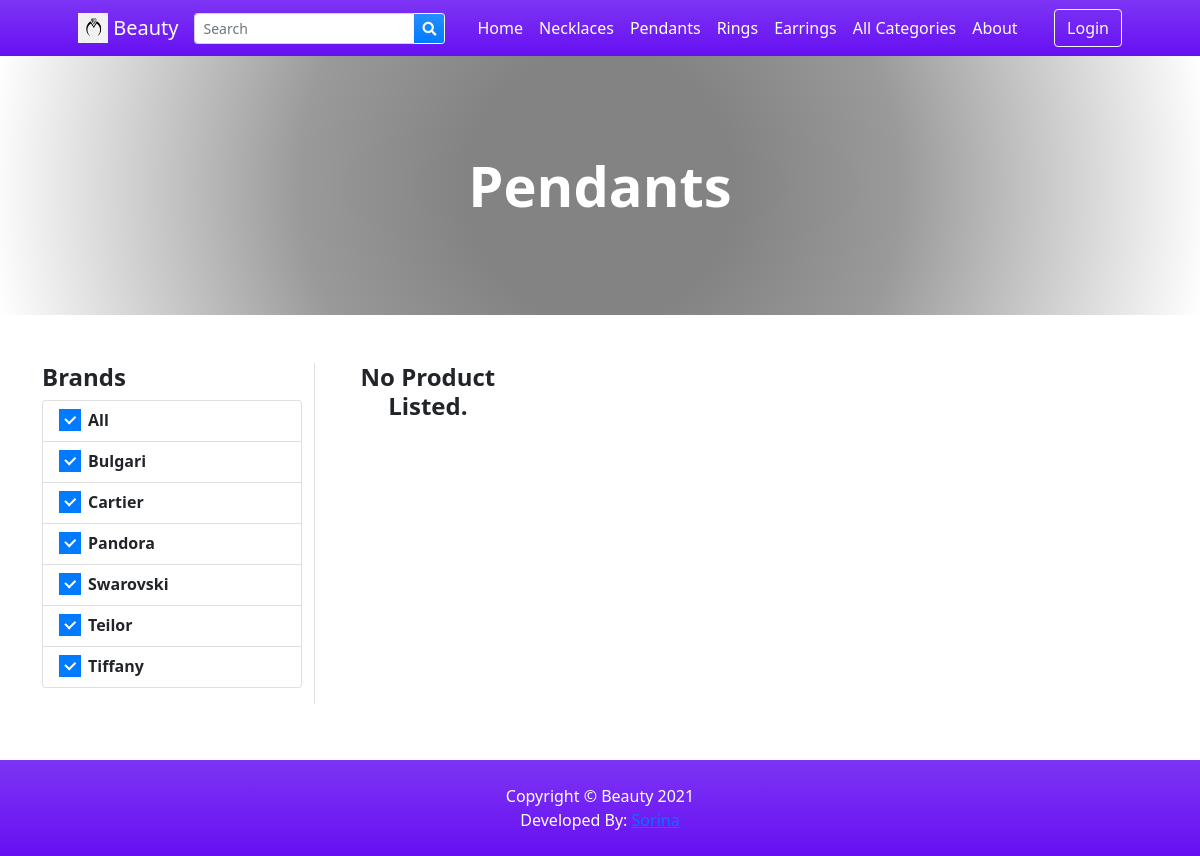
The app's page /?p=products&c=c81e728d9d4c2f636f067f89cc14862c with its own data.
### tables this page shows
CREATE TABLE `categories` (
  `id` int(30) NOT NULL,
  `category` varchar(250) NOT NULL,
  `description` text DEFAULT NULL,
  `status` tinyint(1) NOT NULL DEFAULT 1,
  `delete_flag` tinyint(1) NOT NULL DEFAULT 0,
  `date_created` datetime NOT NULL DEFAULT current_timestamp()
);

CREATE TABLE `brands` (
  `id` int(30) NOT NULL,
  `name` varchar(250) NOT NULL,
  `description` text DEFAULT NULL,
  `image_path` text DEFAULT NULL,
  `status` tinyint(1) NOT NULL DEFAULT 1,
  `delete_flag` tinyint(1) NOT NULL DEFAULT 0,
  `date_created` datetime NOT NULL DEFAULT current_timestamp()
);

### classes/DBConnection.php (called while the page is built, shortened)
<?php
class DBConnection{
    private $host = DB_SERVER;
    private $username = DB_USERNAME;
    private $password = DB_PASSWORD;
    private $database = DB_NAME;
    public $conn;
    public function __construct(){
        if (!isset($this->conn)) {
            $this->conn = new mysqli($this->host, $this->username, $this->password, $this->database);
        }
    }
}
?>

### classes/SystemSettings.php (called while the page is built, shortened)
<?php
class SystemSettings extends DBConnection{
	function userdata($field = ''){
		if(!empty($field)){
			if(isset($_SESSION['userdata'][$field]))
				return $_SESSION['userdata'][$field];
			else
				return null;
		}else{
			return false;
		}
	}
	function info($field=''){
		if(!empty($field)){
			if(isset($_SESSION['system_info'][$field]))
				return $_SESSION['system_info'][$field];
			else
				return false;
		}else{
			return false;
		}
	}
}
$_settings = new SystemSettings();
?>

### config.php (called while the page is built, shortened)
<?php
require_once('classes/DBConnection.php');
require_once('classes/SystemSettings.php');
function validate_image($file){
	if(!empty($file)){
        $ex = explode("?",$file);
        $file = $ex[0];
        $ts = isset($ex[1]) ? "?".$ex[1] : '';
		if(is_file(base_app.$file)){
			return base_url.$file.$ts;
		}else{
			return base_url.'dist/img/no-image-available.png';
		}
	}else{
		return base_url.'dist/img/no-image-available.png';
	}
}
?>

### products.php (the view, shortened to what this page needs)
<?php
$title = "";
if(isset($_GET['c']) && isset($_GET['s'])){
    $cat_qry = $conn->query("SELECT * FROM categories where md5(id) = '{$_GET['c']}'");
    if($cat_qry->num_rows > 0){
        $result =$cat_qry->fetch_assoc();
        $title = $result['category'];
        $cat_description = $result['description'];
    }
 $sub_cat_qry = $conn->query("SELECT * FROM sub_categories where md5(id) = '{$_GET['s']}'");
    if($sub_cat_qry->num_rows > 0){
        $result =$sub_cat_qry->fetch_assoc();
        $sub_title = $result['sub_category'];
        $sub_cat_description = $result['description'];
    }
}
elseif(isset($_GET['c'])){
    $cat_qry = $conn->query("SELECT * FROM categories where md5(id) = '{$_GET['c']}'");
    if($cat_qry->num_rows > 0){
        $result =$cat_qry->fetch_assoc();
        $title = $result['category'];
    }
}
?>
<header class="bg-dark py-5" id="main-header">
    <div class="container px-4 px-lg-5 my-5">
        <div class="text-center text-white">
            <h1 class="display-4 fw-bolder"><?php echo $title ?></h1>
        </div>
    </div>
</header>
<section class="py-5">
    <div class="container">
        <div class="row">
            <div class="col-md-3 border-right mb-2 pb-3">
                <h4><b>Brands</b></h4>
                <ul class="list-group">
                    <a href="" class="list-group-item list-group-item-action">
                        <div class="icheck-primary d-inline">
                            <label for="brandAll">
                                All
                            </label>
                        </div>
                    </a>
                    <?php
                    $qry = $conn->query("SELECT * FROM brands where status =1 order by name asc");
                    while($row=$qry->fetch_assoc()):
                    ?>
                    <li class="list-group-item list-group-item-action">
                        <div class="icheck-primary d-inline">
                            <label for="brand-item-<?php echo $row['id'] ?>">
                                    <?php echo $row['name'] ?>
                            </label>
                        </div>
                    </li>
                    <?php endwhile; ?>
                </ul>
            </div>
            <div class="col-md-9">
                <div class="container-fluid p-0">
                <div class="row gx-2 gx-lg-2 row-cols-1 row-cols-md-3 row-cols-xl-4">
                        <?php
                            $whereData = "";
                            if(isset($_GET['search']))
                                $whereData = " and (p.name LIKE '%{$_GET['search']}%' or b.name LIKE '%{$_GET['search']}%' or p.specs LIKE '%{$_GET['search']}%')";
                            elseif(isset($_GET['c']) && isset($_GET['s']))
                                $whereData = " and (md5(category_id) = '{$_GET['c']}' and md5(sub_category_id) = '{$_GET['s']}')";
                            elseif(isset($_GET['c']) && !isset($_GET['s']))
                                $whereData = " and md5(category_id) = '{$_GET['c']}' ";
                            elseif(isset($_GET['s']) && !isset($_GET['c']))
                                $whereData = " and md5(sub_category_id) = '{$_GET['s']}' ";
                            $bwhere = "";
                            $products = $conn->query("SELECT p.*,b.name as bname, c.category FROM `products` p inner join brands b on p.brand_id = b.id inner join categories c on p.category_id = c.id where p.status = 1 {$whereData} {$bwhere} order by rand() ");
                        ?>
                        <?php
                            if($products->num_rows <= 0){
                                echo "<h4 class='text-center'><b>No Product Listed.</b></h4>";
                            }
                        ?>
                    </div>
                </div>
            </div>
        </div>
    </div>
</section>

### inc/topBarNav.php (shortened to what this page needs)
<nav class="navbar navbar-expand-lg navbar-dark bg-gradient-indigo">
            <div class="container px-4 px-lg-5 ">
                <a class="navbar-brand" href="./">
                <img src="<?php echo validate_image($_settings->info('logo')) ?>" width="30" height="30" class="d-inline-block align-top" alt="" loading="lazy">
                <?php echo $_settings->info('short_name') ?>
                </a>
                <form class="form-inline" id="search-form">
                  <div class="input-group">
                    <input class="form-control form-control-sm form " type="search" placeholder="Search" aria-label="Search" name="search"  value="<?php echo isset($_GET['search']) ? $_GET['search'] : "" ?>"  aria-describedby="button-addon2">
                    <div class="input-group-append">
                      <button class="btn btn-outline-light bg-gradient-blue btn-sm m-0" type="submit" id="button-addon2"><i class="fa fa-search"></i></button>
                    </div>
                  </div>
                </form>
                <div class="collapse navbar-collapse" id="navbarSupportedContent">
                    <ul class="navbar-nav me-auto mb-2 mb-lg-0 ms-lg-4">
                        <li class="nav-item"><a class="nav-link text-white" aria-current="page" href="./">Home</a></li>
                        <?php
                        $cat_qry = $conn->query("SELECT * FROM categories where status = 1  limit 4");
                        $count_cats =$conn->query("SELECT * FROM categories where status = 1 ")->num_rows;
                        while($crow = $cat_qry->fetch_assoc()):
                        ?>
                        <li class="nav-item"><a class="nav-link text-white" aria-current="page" href="./?p=products&c=<?php echo md5($crow['id']) ?>"><?php echo $crow['category'] ?></a></li>
                        <?php endwhile; ?>
                        <?php if($count_cats > 3): ?>
                        <li class="nav-item"><a class="nav-link text-white" href="./?p=view_categories">All Categories</a></li>
                        <?php endif; ?>
                        <li class="nav-item"><a class="nav-link text-white" href="./?p=about">About</a></li>
                    </ul>
                    <div class="d-flex align-items-center">
                      <?php if($_settings->userdata('id') > 0 && $_settings->userdata('login_type') == 2): ?>
                        <a class="text-dark mr-2 nav-link text-white" href="./?p=cart">
                            <i class="bi-cart-fill me-1"></i>
                            Cart
                            <span class="badge bg-dark text-white ms-1 rounded-pill" id="cart-count">
                              <?php
                                $count = $conn->query("SELECT SUM(quantity) as items from `cart` where client_id =".$_settings->userdata('id'))->fetch_assoc()['items'];
                                echo ($count > 0 ? $count : 0);
                              ?>
                            </span>
                        </a>
                            <a href="./?p=my_account" class="text-dark  nav-link text-white"><b> Hi, <?php echo $_settings->userdata('firstname')?>!</b></a>
                            <a href="logout.php" class="text-dark  nav-link text-white"><i class="fa fa-sign-out-alt"></i></a>
                        <?php else: ?>
                        <button class="btn btn-outline-light ml-2" id="login-btn" type="button">Login</button>
                        <?php endif; ?>
                    </div>
                </div>
            </div>
        </nav>

### records on screen
categories: category "Necklaces"
categories: category "Pendants"
categories: category "Rings"
categories: category "Earrings"
brands: name "Bulgari"
brands: name "Cartier"
brands: name "Pandora"
brands: name "Swarovski"
brands: name "Teilor"
brands: name "Tiffany"

### other values on screen
$_settings->info('short_name') "Beauty"
